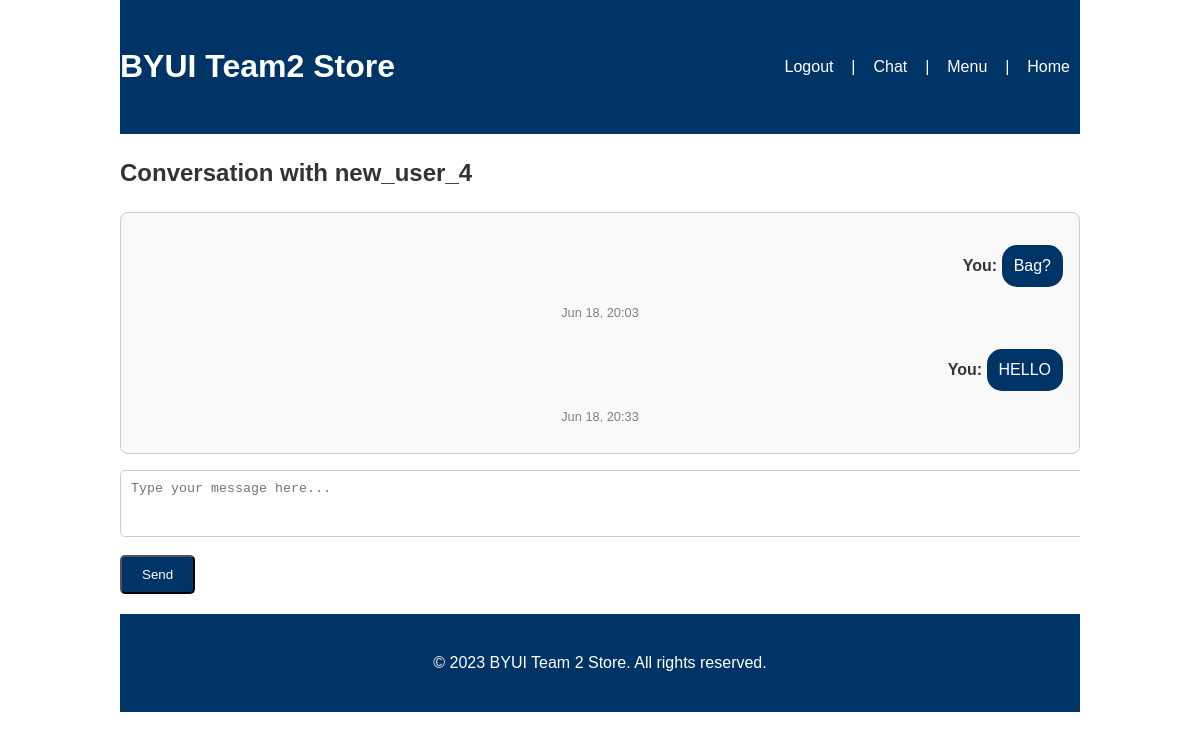
Page /conversation/6/?user_id=4 (signed in) on the committed database.
### loginpage/models.py (models this page shows, shortened)
class Message(models.Model):
    sender = models.ForeignKey(User, related_name='sent_messages', on_delete=models.CASCADE)
    receiver = models.ForeignKey(User, related_name='received_messages', on_delete=models.CASCADE)
    listing = models.ForeignKey(Listing, on_delete=models.CASCADE)
    content = models.TextField()
    timestamp = models.DateTimeField(auto_now_add=True)

### loginpage/views.py (the view, shortened to what this page needs)
# urls.py: path("conversation/<int:listing_id>/", views.conversation_view, name="conversation"),         # Conversation per listing
@login_required
def conversation_view(request, listing_id):
    listing = get_object_or_404(Listing, id=listing_id)
    other_user = listing.seller
    user = request.user
    messages = Message.objects.filter(
        listing=listing,
        sender__in=[user, other_user],
        receiver__in=[user, other_user]
    ).order_by("timestamp")
    context = {
        'messages': messages,
        'listing': listing,
        'other_user': other_user,
    }
    return render(request, "loginpage/conversation.html", context)

### loginpage/templates/loginpage/conversation.html (shortened to what this page needs)
{% extends 'loginpage/base.html' %}
{% block content %}
<div class="container">
    <h2>Conversation with {{ other_user.username }}</h2>
    <div class="chat-box" style="max-height: 400px; overflow-y: auto; padding: 1rem; border: 1px solid #ccc; border-radius: 8px; background-color: #f9f9f9; margin-bottom: 1rem;">
        {% for message in messages %}
            <div style="margin-bottom: 10px;">
                {% if message.sender == request.user %}
                    <div style="text-align: right;">
                        <strong>You:</strong>
                        <p style="display: inline-block; background: #003366; color: white; padding: 8px 12px; border-radius: 15px;">
                            {{ message.content }}
                        </p>
                    </div>
                {% endif %}
                <div style="font-size: 0.8rem; color: gray; text-align: center;">{{ message.timestamp|date:"M d, H:i" }}</div>
            </div>
        {% endfor %}
    </div>
    <form method="POST">
        <textarea name="content" rows="3" placeholder="Type your message here..." required style="width: 100%; padding: 10px; border-radius: 5px; border: 1px solid #ccc;"></textarea>
        <button type="submit" class="cta-button" style="margin-top: 10px;">Send</button>
    </form>
</div>
{% endblock %}

### loginpage/static/loginpage/style.css (style rules this page uses)
body { font-family: Arial, sans-serif; line-height: 1.6; margin: 0; padding: 0; color: #333; }
.container { width: 80%; margin: auto; overflow: hidden; }
.cta-button { display: inline-block; background: #003366; color: white; padding: 10px 20px; text-decoration: none; border-radius: 5px; margin: 20px 0; }

### rows in the picture
Message: content "Bag?", timestamp "Jun 18, 20:03"
Message: content "HELLO", timestamp "Jun 18, 20:33"

### other values in the picture
{{ other_user.username }} "new_user_4"
